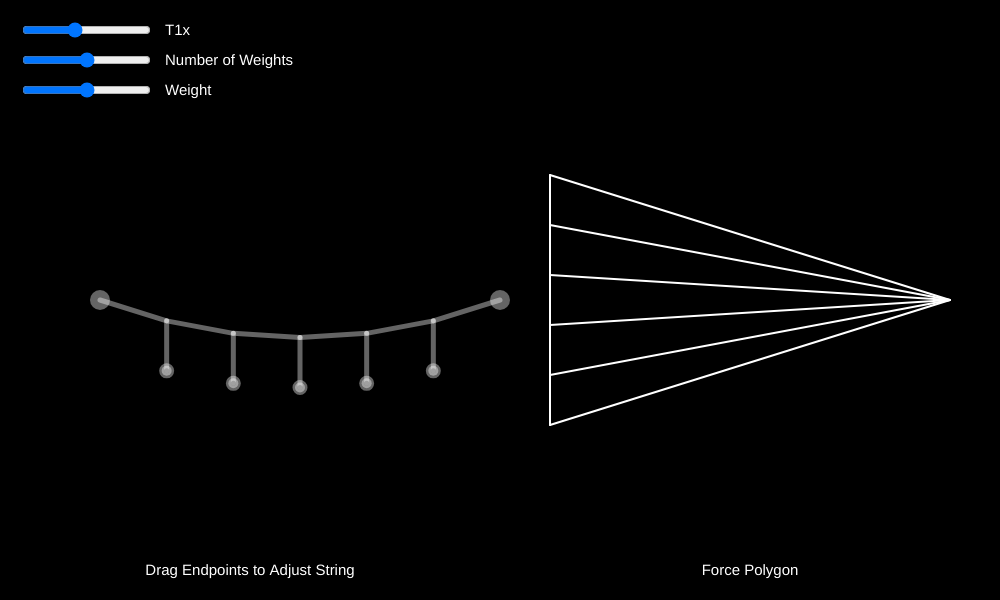
Frame 1 (no input)
Frame 60 (no input): identical to frame 1, image omitted
Frame 120 (the mouse pressed at the canvas centre since frame 60): identical to frame 1, image omitted

The p5.js sketch that drew this single still picture (run headless with seeded random() and noise() and a simulated clock; from frame 60 on, the mouse is pressed at the canvas centre):

// p5.js sketch
// ── sketch.js
// Creates two nodes (endpoints of string)
var node1 = new p5.Vector(100,300);
var node2 = new p5.Vector(500,300);
var node_radius = 20;

var flag = 0; // variable used to drag nodes with mouse
var forces = []; // Array of vectors to store forces
var forcepos = [];
var y_offset = [];
var numforces_prev = 0; // Used to keep track of whether forces have changed
var numforces = 5;
var weight = 0;
var changeforce = 0;

function setup() { // Setup is run just once
  createCanvas(1000,600);

  // slider for horizontal component of tension in first cord (controls length)
  T1xSlider = createSlider(0, 1000, 400);
  T1xSlider.position(20, 20);

  // slider for number of forces acting on string
  numforcesSlider = createSlider(0, 10, numforces);
  numforcesSlider.position(20, 50);

  // slide for weight
  forceSlider = createSlider(0, 100, 50);
  forceSlider.position(20, 80);

}

function draw() { // Draw is looped forever
  background(0); //clear screen

  noStroke();
  fill(255);
  textSize(15);
  textAlign(LEFT);
  text("T1x", 165, 35);
  text("Number of Weights", 165, 65);
  text("Weight", 165, 95);

  textAlign(CENTER);
  text("Drag Endpoints to Adjust String", width/4, height-25);
  text("Force Polygon", 3*width/4, height-25);

  numforces = numforcesSlider.value(); // number of forces set by slider
  var spacing = (node2.x-node1.x)/(numforces+1); // force spacing set to equal intervals between nodes

  // If number of forces has changes or weight has changes
  if(numforces != numforces_prev || forceSlider.value() != weight){
    for (var count = 0;count<numforces; count++){
      // Re-initialize forces
      forces[count] = new p5.Vector(0,forceSlider.value());
    }
    numforces_prev = numforces;
    weight = forceSlider.value();
  }


/*
  for (var count = 0;count<numforces; count++){
    forces[count] = new p5.Vector(0,forceSlider.value());
    //  forces[count] = new p5.Vector(0,50*mouseX/width);
    //  forces[count] = new p5.Vector(0,50*(width-abs(mouseX-(node1.x+(count+1)*spacing)))/width);
  }  
*/

  // draw nodes at their current position
  noStroke();
  fill(255,100);
  ellipse(node1.x,node1.y,node_radius,node_radius);
  ellipse(node2.x,node2.y,node_radius,node_radius);

  //line(node1.x,node1.y,node2.x,node2.y);


/*
  stroke(100);
  strokeWeight(1);
  for(var i = 1; i<=numforces; i++){
  line(node1.x+i*spacing,0,node1.x+i*spacing,height);
  }
*/

  // THIS PART SETS THE FORCE IN FIRST CORD WHICH CONTROLS THE SHAPE OF THE ENTIRE STRING

  // Calculate the vertical component of tension in the first cord
  // Required for the rope to start and end at the nodes
  var T1y = 0;
  //var T1x = 100;
  var T1x = T1xSlider.value();

  for(var i=0; i<numforces; i++){
    T1y += forces[i].y - (i+1)*spacing*forces[i].y/(node2.x-node1.x);
  }
  T1y += T1x*(node2.y-node1.y)/(node2.x-node1.x)

  // resultant = a vector storing the cumulative force as you move down the string from left to right
  // initialized to be tension force in first chord
  var resultant = new p5.Vector(-T1x,-T1y); 

  // dummy variables used for drawing the string and forces
  var startx = node1.x;
  var starty = node1.y;

  // position of origin on the force polygon
  var Ox = width-50;
  var Oy = height/2;

  
  for(var count = 0;count<=numforces; count++){

    stroke(255,100);
    strokeWeight(5);
  
    // Draw string ("funicular polygon") using graphic statics 
  
    // scale the resultant force vector...
    resultant_scale = p5.Vector.mult(resultant,spacing/resultant.x);
    // ..and use it to draw the next cord in the string
    line(startx,starty,startx+resultant_scale.x,starty+resultant_scale.y);

    // Also draw force arrows
    if(count>0){
    line(startx,starty,startx,starty+forces[count-1].y);
    ellipse(startx,starty+forces[count-1].y,10,10);
    forcepos[count-1] = new p5.Vector(startx,starty+forces[count-1].y);
    y_offset[count-1] = starty;
    }
    
    // And go to the next chord of the string
    startx += resultant_scale.x;
    starty += resultant_scale.y;

    // Draw force polygon
    stroke(255);
    strokeWeight(2);
    line(Ox,Oy,Ox+resultant.x,Oy+resultant.y);
    if(count<numforces){
      line(Ox+resultant.x,Oy+resultant.y,Ox+resultant.x,Oy+resultant.y+forces[count].y);
    }


    //calculate cumulative sum of force vectors (for force polygon and string shape)
    resultant.add(forces[count]);

  }



  // dragging nodes behavior
  if(flag == 1){
   node1.x=mouseX;
   node1.y=mouseY;
  }

  // dragging nodes behavior
  if(flag == 2){
   node2.x=mouseX;
   node2.y=mouseY;
  }
  
  if(flag ==3){
    forces[changeforce].y = mouseY - y_offset[changeforce];
  }

  
}

function mouseDragged(){

  if(abs(mouseX-node1.x)<2*node_radius && abs(mouseY-node1.y)<2*node_radius){
   flag = 1;
  }
  
  else if(abs(mouseX-node2.x)<2*node_radius && abs(mouseY-node2.y)<2*node_radius){
   flag = 2;
  }

  else{
    for(var count = 0;count<numforces; count++){
      if(abs(mouseX-forcepos[count].x)<10 && abs(mouseY-forcepos[count].y)<10){
        flag = 3;
        changeforce = count;
      }
    }

  }
}

function mouseReleased(){
 flag = 0; 
}
